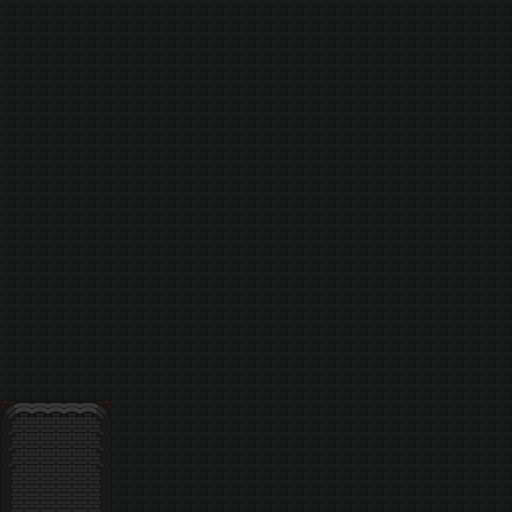

This is a level from a 2D game, rendered from its Tiled map with the project's own tilesets. A one-line summary and the complete map file follow:
An orthogonal 32x32 tile map with 16x16 px tiles, 1 tile layer (Tile Layer 1).

<map version="1.5" tiledversion="1.7.2" orientation="orthogonal" renderorder="right-down" width="32" height="32" tilewidth="16" tileheight="16" infinite="0" nextlayerid="4" nextobjectid="1">
 <tileset firstgid="1" source="Assets [ Castle Prision ].tsx" />
 <layer id="1" name="Tile Layer 1" width="32" height="32">
  <data encoding="csv">
100,100,100,100,100,100,100,100,100,100,100,100,100,100,100,100,100,100,100,100,100,100,100,100,100,100,100,100,100,100,100,100,
100,100,100,100,100,100,100,100,100,100,100,100,100,100,100,100,100,100,100,100,100,100,100,100,100,100,100,100,100,100,100,100,
100,100,100,100,100,100,100,100,100,100,100,100,100,100,100,100,100,100,100,100,100,100,100,100,100,100,100,100,100,100,100,100,
100,100,100,100,100,100,100,100,100,100,100,100,100,100,100,100,100,100,100,100,100,100,100,100,100,100,100,100,100,100,100,100,
100,100,100,100,100,100,100,100,100,100,100,100,100,100,100,100,100,100,100,100,100,100,100,100,100,100,100,100,100,100,100,100,
100,100,100,100,100,100,100,100,100,100,100,100,100,100,100,100,100,100,100,100,100,100,100,100,100,100,100,100,100,100,100,100,
100,100,100,100,100,100,100,100,100,100,100,100,100,100,100,100,100,100,100,100,100,100,100,100,100,100,100,100,100,100,100,100,
100,100,100,100,100,100,100,100,100,100,100,100,100,100,100,100,100,100,100,100,100,100,100,100,100,100,100,100,100,100,100,100,
100,100,100,100,100,100,100,100,100,100,100,100,100,100,100,100,100,100,100,100,100,100,100,100,100,100,100,100,100,100,100,100,
100,100,100,100,100,100,100,100,100,100,100,100,100,100,100,100,100,100,100,100,100,100,100,100,100,100,100,100,100,100,100,100,
100,100,100,100,100,100,100,100,100,100,100,100,100,100,100,100,100,100,100,100,100,100,100,100,100,100,100,100,100,100,100,100,
100,100,100,100,100,100,100,100,100,100,100,100,100,100,100,100,100,100,100,100,100,100,100,100,100,100,100,100,100,100,100,100,
100,100,100,100,100,100,100,100,100,100,100,100,100,100,100,100,100,100,100,100,100,100,100,100,100,100,100,100,100,100,100,100,
100,100,100,100,100,100,100,100,100,100,100,100,100,100,100,100,100,100,100,100,100,100,100,100,100,100,100,100,100,100,100,100,
100,100,100,100,100,100,100,100,100,100,100,100,100,100,100,100,100,100,100,100,100,100,100,100,100,100,100,100,100,100,100,100,
100,100,100,100,100,100,100,100,100,100,100,100,100,100,100,100,100,100,100,100,100,100,100,100,100,100,100,100,100,100,100,100,
100,100,100,100,100,100,100,100,100,100,100,100,100,100,100,100,100,100,100,100,100,100,100,100,100,100,100,100,100,100,100,100,
100,100,100,100,100,100,100,100,100,100,100,100,100,100,100,100,100,100,100,100,100,100,100,100,100,100,100,100,100,100,100,100,
100,100,100,100,100,100,100,100,100,100,100,100,100,100,100,100,100,100,100,100,100,100,100,100,100,100,100,100,100,100,100,100,
100,100,100,100,100,100,100,100,100,100,100,100,100,100,100,100,100,100,100,100,100,100,100,100,100,100,100,100,100,100,100,100,
100,100,100,100,100,100,100,100,100,100,100,100,100,100,100,100,100,100,100,100,100,100,100,100,100,100,100,100,100,100,100,100,
100,100,100,100,100,100,100,100,100,100,100,100,100,100,100,100,100,100,100,100,100,100,100,100,100,100,100,100,100,100,100,100,
100,100,100,100,100,100,100,100,100,100,100,100,100,100,100,100,100,100,100,100,100,100,100,100,100,100,100,100,100,100,100,100,
100,100,100,100,100,100,100,100,100,100,100,100,100,100,100,100,100,100,100,100,100,100,100,100,100,100,100,100,100,100,100,100,
100,100,100,100,100,100,100,100,100,100,100,100,100,100,100,100,100,100,100,100,100,100,100,100,100,100,100,100,100,100,100,100,
39,40,40,40,40,40,41,100,100,100,100,100,100,100,100,100,100,100,100,100,100,100,100,100,100,100,100,100,100,100,100,100,
48,49,49,49,49,49,50,100,100,100,100,100,100,100,100,100,100,100,100,100,100,100,100,100,100,100,100,100,100,100,100,100,
48,49,49,49,49,49,50,100,100,100,100,100,100,100,100,100,100,100,100,100,100,100,100,100,100,100,100,100,100,100,100,100,
48,49,49,49,49,49,50,100,100,100,100,100,100,100,100,100,100,100,100,100,100,100,100,100,100,100,100,100,100,100,100,100,
48,49,49,49,49,49,50,100,100,100,100,100,100,100,100,100,100,100,100,100,100,100,100,100,100,100,100,100,100,100,100,100,
57,58,58,58,58,58,59,100,100,100,100,100,100,100,100,100,100,100,100,100,100,100,100,100,100,100,100,100,100,100,100,100,
57,58,58,58,58,58,59,100,100,100,100,100,100,100,100,100,100,100,100,100,100,100,100,100,100,100,100,100,100,100,100,100
</data>
 </layer>
</map>
